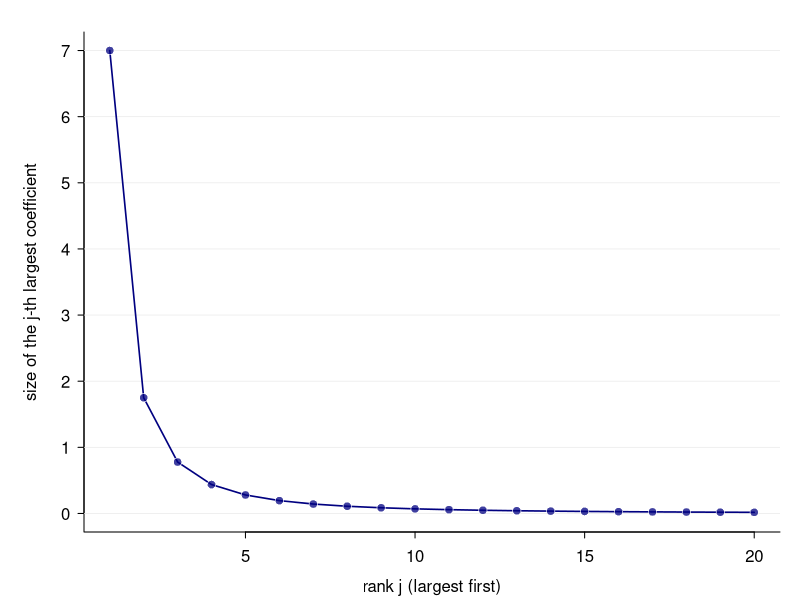
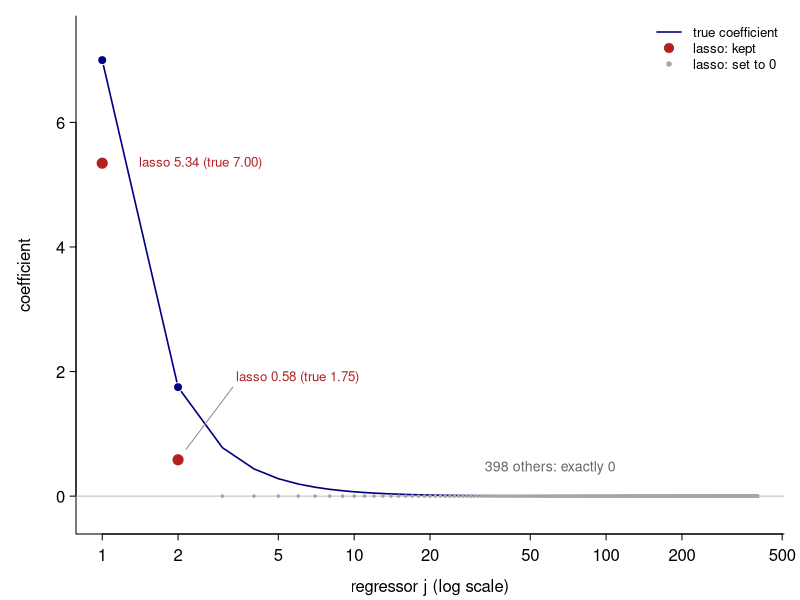
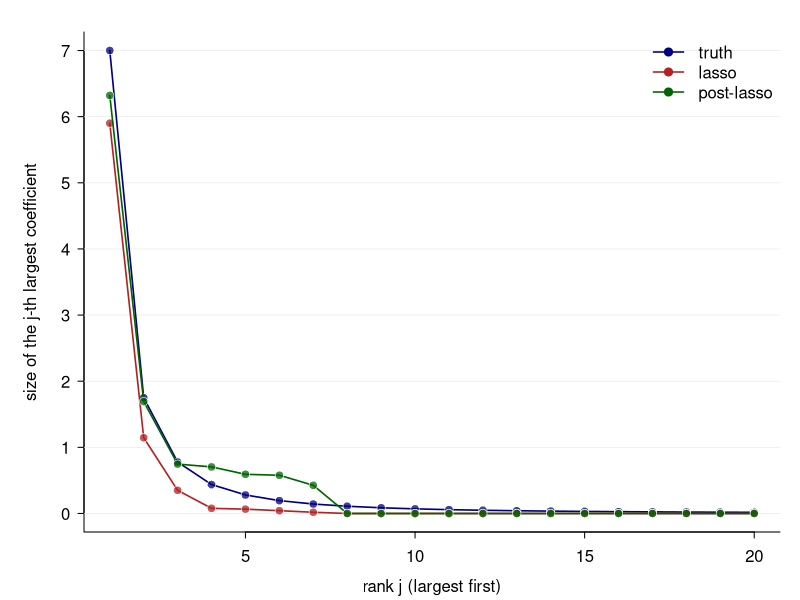
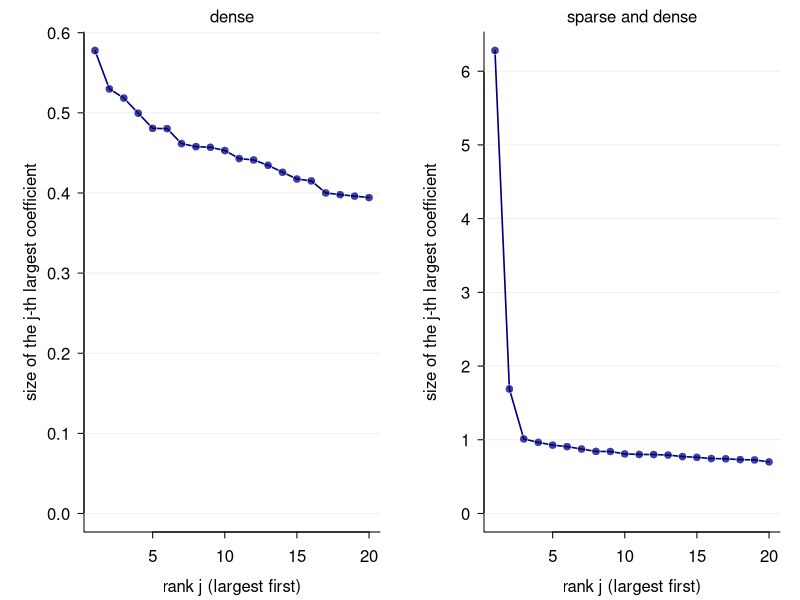

These charts were generated, in order, by the following R code:
## Week 12 -- the 690S Week 2 sparsity / lasso / post-lasso / dense pictures, redrawn in the
## deck's style (base R, Times, navy = truth, firebrick = lasso, darkgreen = post-lasso).
## Same DGP, seed, and CV call as Lab 12 section 2, so the coefficients match the lab.
##   Rscript figs/w12_sparsity.R > figs/w12_sparsity.out   (run from the week folder)
## writes figs/sparse_beta.pdf, figs/lasso_sim.pdf, figs/postlasso_sim.pdf, figs/dense_beta.pdf
suppressMessages(library(glmnet))
gen_data <- function(n, p, regime = "sparse", npop = 20000) {      # identical to Lab 12
  if (regime == "sparse") {
    beta <- (1 / seq(1:p)^2) * 7
  } else if (regime == "dense") {
    beta <- rnorm(p) * 0.2
  } else if (regime == "sparsedense") {
    beta <- (1 / seq(1:p)^2) * 6.5 + rnorm(p, 0, 0.5) * 0.7
  }
  X <- matrix(runif(n * p, -0.5, 0.5), n, p); y <- X %*% beta + rnorm(n)
  Xpop <- matrix(runif(npop * p, -0.5, 0.5), npop, p); ypop <- Xpop %*% beta + rnorm(npop)
  list(X = X, y = as.vector(y), beta = beta)
}
set.seed(1)
res <- gen_data(100, 400, "sparse"); X <- res$X; y <- res$y; beta <- res$beta
cv <- cv.glmnet(X, y, family = "gaussian", alpha = 1, nfolds = 5)
b_lasso <- as.numeric(coef(cv, s = "lambda.min"))[-1]
kept <- which(b_lasso != 0)
b_post <- rep(0, 400); b_post[kept] <- coef(lm(y ~ X[, kept]))[-1]
cat("lasso keeps", length(kept), "regressors:", kept, "\n")
print(round(rbind(truth = beta[kept], lasso = b_lasso[kept], post = b_post[kept]), 2))

top <- function(b) sort(abs(b), decreasing = TRUE)[1:20]
panel <- function(main = "", ylim = NULL) {
  plot(NA, xlim = c(1, 20), ylim = ylim, xlab = "rank j (largest first)", ylab = "size of the j-th largest coefficient",
       main = main, cex.main = 1.0, font.main = 1, las = 1, bty = "l", tcl = -0.3)
  abline(h = pretty(ylim), col = "gray92", lwd = 0.8)
}
add <- function(b, col, pch = 21) {
  lines(1:20, top(b), col = col, lwd = 1.6)
  points(1:20, top(b), pch = 21, bg = adjustcolor(col, 0.75), col = "white", cex = 1.1, lwd = 0.6)
}
mar <- c(3.4, 4.2, 1.6, 1)

pdf("figs/sparse_beta.pdf", width = 5, height = 2.8, family = "Times")
par(mar = mar, mgp = c(2.2, 0.7, 0)); panel(ylim = c(0, 7)); add(beta, "navy", 19)
dev.off()

## figure: a penalty large enough to keep only the regressors that matter (lambda = 0.4, glmnet scale)
b_two <- as.numeric(coef(cv$glmnet.fit, s = 0.4))[-1]; k2 <- which(b_two != 0)
cat("lambda = 0.4 keeps", k2, ":", round(b_two[k2], 2), "(true", beta[k2], "); CV lambda.min =", round(cv$lambda.min, 3), "\n")
pdf("figs/lasso_sim.pdf", width = 6.4, height = 3.0, family = "Times")
par(mar = c(3.3, 3.8, 0.8, 0.8), mgp = c(2.1, 0.55, 0), tcl = -0.3)
plot(1:400, b_two, log = "x", type = "n", ylim = c(-0.3, 7.4), las = 1, bty = "l",
     xlab = "regressor j (log scale)", ylab = "coefficient")
abline(h = 0, col = "gray75")
lines(1:400, beta, col = "navy", lwd = 1.6)
z <- setdiff(1:400, k2)
points(z, b_two[z], pch = 19, cex = 0.35, col = "gray65")
points(k2, beta[k2], pch = 21, bg = "navy", col = "white", cex = 1.2)
points(k2, b_two[k2], pch = 21, bg = "firebrick", col = "white", cex = 1.6, lwd = 0.8)
lab2 <- sprintf("lasso %.2f (true %.2f)", b_two[k2], beta[k2])
text(1.4, b_two[1], lab2[1], adj = 0, cex = 0.8, col = "firebrick")
segments(2.15, 0.75, 3.3, 1.75, col = "gray55"); text(3.4, 1.9, lab2[2], adj = 0, cex = 0.8, col = "firebrick")
text(60, 0.45, "398 others: exactly 0", col = "gray40", cex = 0.85)
legend("topright", c("true coefficient", "lasso: kept", "lasso: set to 0"), col = c("navy", "firebrick", "gray65"),
       lwd = c(1.6, NA, NA), pch = c(NA, 19, 19), pt.cex = c(NA, 1.2, 0.6), bty = "n", cex = 0.8)
dev.off()

pdf("figs/postlasso_sim.pdf", width = 5.2, height = 3.4, family = "Times")
par(mar = mar, mgp = c(2.2, 0.7, 0)); panel(ylim = c(0, 7)); add(beta, "navy", 19); add(b_lasso, "firebrick", 17)
add(b_post, "darkgreen", 15)
legend("topright", c("truth", "lasso", "post-lasso"), col = c("navy", "firebrick", "darkgreen"),
       pch = 19, lwd = 1.6, bty = "n")
dev.off()

set.seed(1); bd <- gen_data(100, 400, "dense", npop = 10)$beta
set.seed(1); bs <- gen_data(100, 400, "sparsedense", npop = 10)$beta
pdf("figs/dense_beta.pdf", width = 9, height = 3.2, family = "Times")
par(mfrow = c(1, 2), mar = mar, mgp = c(2.2, 0.7, 0))
panel("dense", ylim = c(0, max(top(bd)))); add(bd, "navy", 19)
panel("sparse and dense", ylim = c(0, max(top(bs)))); add(bs, "navy", 19)
dev.off()
cat("dense: largest", round(max(abs(bd)), 2), "; sparse and dense: largest", round(max(abs(bs)), 2), "\n")
